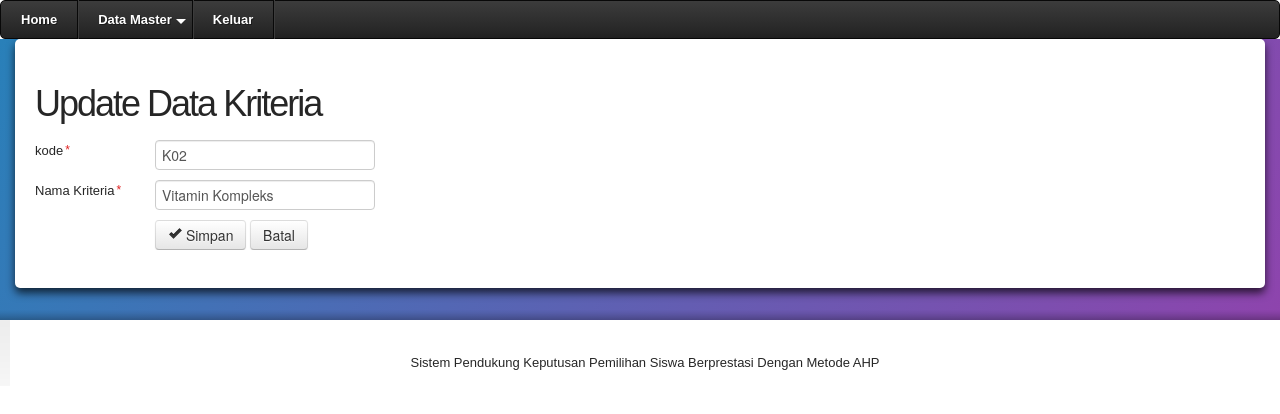
The app's page /?hal=update_kriteria_produk&id=2&action=edit (signed in) with its own data.
### tables this page shows
CREATE TABLE IF NOT EXISTS `kriteria_produk` (
  `id_kriteria_produk` int(11) NOT NULL AUTO_INCREMENT,
  `kode_kriteria_produk` varchar(10) NOT NULL,
  `nama_kriteria_produk` varchar(50) NOT NULL,
  PRIMARY KEY (`id_kriteria_produk`)
);

### includes/p_kriteria_produk_update.php (the view, shortened to what this page needs)
<?php
$link_list='?hal=data_kriteria_produk';
$link_update='?hal=update_kriteria_produk';
if(isset($_POST['save'])){
	$id=$_POST['id'];
	$action=$_POST['action'];
	$kode_kriteria_produk=$_POST['kode_kriteria_produk'];
	$nama_kriteria_produk=$_POST['nama_kriteria_produk'];
	if(empty($kode_kriteria_produk) or empty($nama_kriteria_produk)){
		$error='Masih ada beberapa kesalahan. Silahkan periksa lagi form di bawah ini.';
	}else{
		if($action=='add'){
			if(mysql_num_rows(mysql_query("select * from kriteria_produk where kode_kriteria_produk='".$kode_kriteria_produk."'"))>0){
				$error='kode sudah terdaftar. Silahkan gunakan kode yang lain.';
			}else{
				$q="insert into kriteria_produk(kode_kriteria_produk, nama_kriteria_produk) values('".$kode_kriteria_produk."', '".$nama_kriteria_produk."')";
				mysql_query($q);
				exit("<script>location.href='".$link_list."';</script>");
			}
		}
		if($action=='edit'){
			$q=mysql_query("select * from kriteria_produk where id_kriteria_produk='".$id."'");
			$h=mysql_fetch_array($q);
			$kode_kriteria_produk_tmp=$h['kode_kriteria_produk'];
			if(mysql_num_rows(mysql_query("select * from kriteria_produk where kode_kriteria_produk='".$kode_kriteria_produk."' and kode_kriteria_produk<>'".$kode_kriteria_produk_tmp."'"))>0){
				$error='kode sudah terdaftar. Silahkan gunakan kode yang lain.';
			}else{
				$q="update kriteria_produk set kode_kriteria_produk='".$kode_kriteria_produk."', nama_kriteria_produk='".$nama_kriteria_produk."' where id_kriteria_produk='".$id."'";
				mysql_query($q);
				exit("<script>location.href='".$link_list."';</script>");
			}
		}
	}
}else{
	if(empty($_GET['action'])){$action='add';}else{$action=$_GET['action'];}
	if($action=='edit'){
		$id=$_GET['id'];
		$q=mysql_query("select * from kriteria_produk where id_kriteria_produk='".$id."'");
		$h=mysql_fetch_array($q);
		$kode_kriteria_produk=$h['kode_kriteria_produk'];
		$nama_kriteria_produk=$h['nama_kriteria_produk'];
	}
}
?>
<h3 class="p2">Update Data Kriteria</h3>
<form action="<?php echo $link_update;?>" name="" method="post" enctype="multipart/form-data">
<table width="100%" border="0" cellspacing="4" cellpadding="4" class="tabel_reg">
  <tr>
	<td width="120">kode<span class="required">*</span> </td>
	<td><input name="kode_kriteria_produk" type="text" size="40" value="<?php echo $kode_kriteria_produk;?>" class="m-wrap large"></td>
  </tr>
  <tr>
	<td>Nama Kriteria<span class="required">*</span> </td>
	<td><input name="nama_kriteria_produk" type="text" size="40" value="<?php echo $nama_kriteria_produk;?>" class="m-wrap large"></td>
  </tr>
  <tr>
	<td></td>
	<td><button type="submit" name="save" class="btn blue"><i class="icon-ok"></i> Simpan</button>
	<button type="button" name="cancel" class="btn" onclick="location.href='<?php echo $link_list;?>'">Batal</button></td>
  </tr>
</table>
</form>

### css/style.css (style rules this page uses)
html { width:100% }
body { font-family:Arial, Helvetica, sans-serif;font-size:100%;color:#262626;min-width:980px;background:#fff }
.p2 { margin-bottom:15px }
h3 { font-family:"Trebuchet MS", Arial, Helvetica, sans-serif;font-size:36px;line-height:1.2em;margin:0 0 22px 0;color:#262626;font-weight:normal;letter-spacing:-2px }
.required { color: #e02222; font-size: 12px; padding-left: 2px; }

### records on screen
kriteria_produk: kode_kriteria_produk "K02", nama_kriteria_produk "Vitamin Kompleks"
